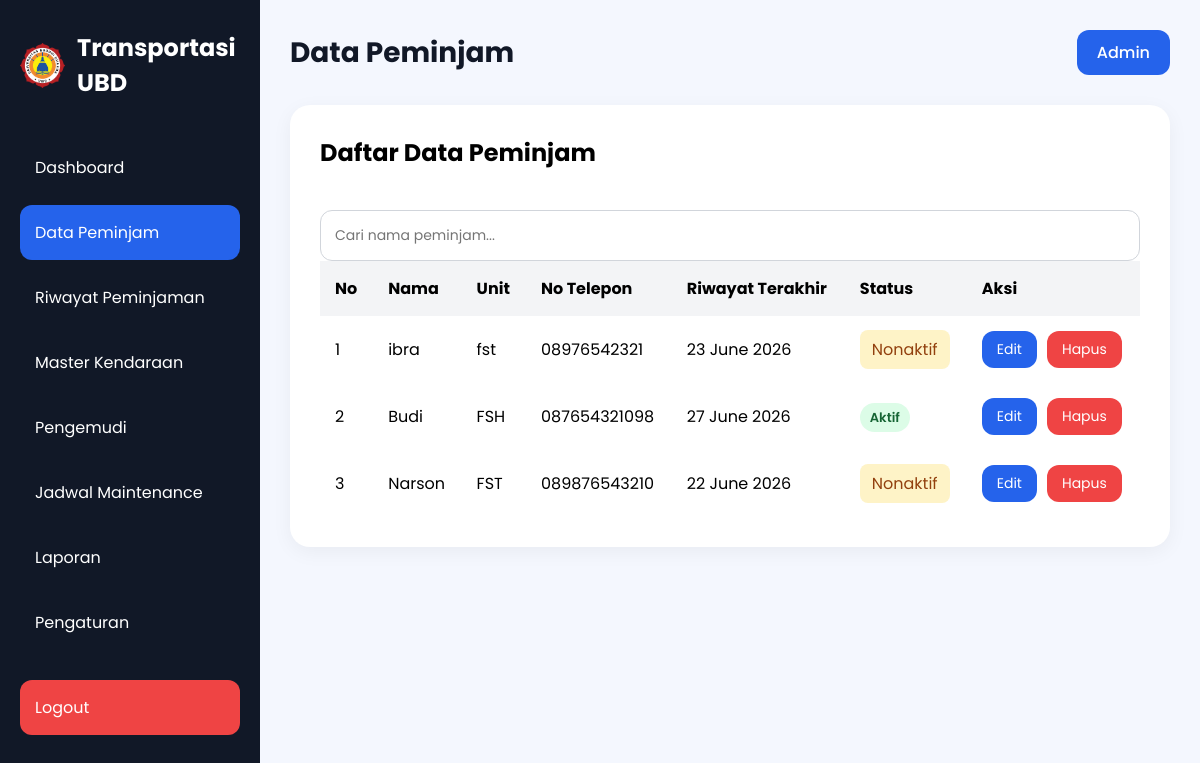
/data-peminjam.php (signed in), run on the app's committed database.
### tables this page shows
CREATE TABLE `data_peminjam` (
  `id` int(11) NOT NULL,
  `nama_peminjam` varchar(100) NOT NULL,
  `unit` varchar(100) NOT NULL,
  `no_telepon` varchar(20) NOT NULL,
  `status` enum('aktif','nonaktif') DEFAULT 'aktif',
  `created_at` timestamp NOT NULL DEFAULT current_timestamp()
);

CREATE TABLE `riwayat` (
  `id` int(11) NOT NULL,
  `nama_peminjam` varchar(100) NOT NULL,
  `kendaraan` varchar(100) NOT NULL,
  `pengemudi` varchar(100) NOT NULL,
  `tanggal_pinjam` date NOT NULL,
  `jam_berangkat` time NOT NULL,
  `tanggal_kembali` date NOT NULL,
  `jam_kembali` time NOT NULL,
  `keperluan` text NOT NULL,
  `tujuan` text NOT NULL,
  `status` enum('disetujui','pending','ditolak') DEFAULT 'pending',
  `created_at` timestamp NOT NULL DEFAULT current_timestamp()
);

### data-peminjam.php (the view, shortened to what this page needs)
<?php
require_once "config/koneksi.php";
$query = mysqli_query($conn, "
    SELECT *
    FROM data_peminjam
    ORDER BY id DESC
");
?>
<!DOCTYPE html>
<html lang="id">
<head>
    <link rel="stylesheet" href="style.css">
</head>
<body>
<div class="container">
    <div class="sidebar">
        <div class="logo">
    <img
        src="logo ubd.png"
        alt="Logo UBD"
        class="logo-img"
    >
    <h2>Transportasi UBD</h2>
</div>
        <ul class="menu">
            <li>
                <a href="index.php">Dashboard</a>
            </li>
            <li class="active">
                <a href="data-peminjam.php">Data Peminjam</a>
            </li>
            <li>
                <a href="riwayat.php">Riwayat Peminjaman</a>
            </li>
            <li>
                <a href="kendaraan.php">Master Kendaraan</a>
            </li>
            <li>
                <a href="pengemudi.php">Pengemudi</a>
            </li>
            <li>
                <a href="jadwal.php">Jadwal Maintenance</a>
            </li>
            <li>
                <a href="laporan.php">Laporan</a>
            </li>
            <li>
                <a href="pengaturan.php">Pengaturan</a>
            </li>
            <li class="logout-menu">
                <a href="proses/logout.php">Logout</a>
            </li>
        </ul>
    </div>
    <div class="main-content">
        <div class="navbar">
            <h1>Data Peminjam</h1>
            <div class="profile">
                <a href="LOGIN.php">Admin</a>
            </div>
        </div>
        <div class="table-container">
            <div style="
                display:flex;
                justify-content:space-between;
                align-items:center;
                margin-bottom:20px;
            ">
                <h2>Daftar Data Peminjam</h2>
            </div>
            <div class="input-group">
                <input
                type="text"
                id="searchInput"
                placeholder="Cari nama peminjam..."
>
        </div>
            <table>
                <thead>
                    <tr>
                        <th>No</th>
                        <th>Nama</th>
                        <th>Unit</th>
                        <th>No Telepon</th>
                        <th>Riwayat Terakhir</th>
                        <th>Status</th>
                        <th>Aksi</th>
                    </tr>
                </thead>
                <tbody id="dataPeminjam">
                    <?php
                    $no = 1;
                    while ($row = mysqli_fetch_assoc($query)) :
                    ?>
                    <?php
                    $nama = $row['nama_peminjam'];
                    $qRiwayat = mysqli_query($conn,"
                        SELECT tanggal_kembali, jam_kembali
                        FROM riwayat
                        WHERE nama_peminjam = '$nama'
                        ORDER BY id DESC
                        LIMIT 1
                    ");
                    $riwayat = mysqli_fetch_assoc($qRiwayat);
                    if($riwayat){
                        $batas_kembali = strtotime(
                            $riwayat['tanggal_kembali'] . ' ' .
                            $riwayat['jam_kembali']
                        );
                        $status = (time() <= $batas_kembali)
                            ? 'aktif'
                            : 'nonaktif';
                    }else{
                        $status = 'nonaktif';
                    }
                    ?>
                    <tr>
                        <td><?= $no++; ?></td>
                        <td><?= $row['nama_peminjam']; ?></td>
                        <td><?= $row['unit']; ?></td>
                        <td><?= $row['no_telepon']; ?></td>
                        <td>
                            <?php if ($riwayat) : ?>
                                <?= date('d F Y', strtotime($riwayat['tanggal_kembali'])) ?>
                            <?php else : ?>
                                -
                            <?php endif; ?>
                        </td>
                        <td>
                            <?php if ($status == 'aktif') : ?>
                                <span class="success">
                                    Aktif
                                </span>
                            <?php else : ?>
                                <span class="pending">
                                    Nonaktif
                                </span>
                            <?php endif; ?>
                        </td>
                        <td>
                            <div class="action-buttons">
                                <button style="
                                    width:auto;
                                    padding:8px 15px;
                                    font-size:14px;
                                    "class = "btn-1 btnEdit"
                                    data-id="<?= $row['id']; ?>"
                                    data-nama="<?= $row['nama_peminjam']; ?>"
                                    data-unit="<?= $row['unit']; ?>"
                                    data-telp="<?= $row['no_telepon']; ?>">
                                    Edit
                                </button>
                                <button
                                    style="
                                        width:auto;
                                        padding:8px 15px;
                                        font-size:14px;
                                        background:#ef4444;"
                                    class="btn-1 btnHapusPeminjam"
                                    data-id="<?= $row['id']; ?>"
                                    data-nama="<?= $row['nama_peminjam']; ?>"
                                >
                                    Hapus
                                </button>
                            </div>
                        </td>
                    </tr>
                    <?php endwhile; ?>
                </tbody>
            </table>
        </div>
    </div>
</div>
</body>
</html>

### style.css (style rules this page uses)
* { margin:0; padding:0; box-sizing:border-box; font-family:'Poppins', sans-serif; }
body { background:#f4f7fe; }
.container { display:flex; }
.sidebar { width:260px; height:100vh; background:#111827; color:white; padding:30px 20px; position:fixed; }
.logo { display:flex; align-items:center; gap:12px; margin-bottom:40px; }
.logo-img { width:45px; height:45px; object-fit:contain; }
.logo h2 { font-size:24px; }
.menu { list-style:none; }
.menu li { padding:15px; margin-bottom:10px; border-radius:12px; cursor:pointer; transition:0.3s; }
.menu .active { background:#2563eb; }
.main-content { margin-left:260px; width:100%; padding:30px; }
.navbar { display:flex; justify-content:space-between; align-items:center; margin-bottom:30px; }
.navbar h1 { font-size:28px; color:#111827; }
.profile { background:#2563eb; padding:10px 20px; border-radius:12px; }
.profile a { color:white; text-decoration:none; font-weight:500; display:block; }
.input-group { display:flex; flex-direction:column; width:100%; min-width:0; }
.input-group input, .input-group textarea, .input-group select { width:100%; max-width:100%; padding:14px; border:1px solid #d1d5db; border-radius:12px; outline:none; font-size:14px; box-sizing:border-box; }
.btn-1 { width:100%; padding:15px; border:none; background:#2563eb; color:white; border-radius:12px; font-size:16px; cursor:pointer; transition:0.3s; }
.table-container { background:white; padding:30px; border-radius:20px; box-shadow:0 5px 20px rgba(0,0,0,0.05); }
.table-container h2 { margin-bottom:20px; }
table { width:100%; border-collapse:collapse; }
table th, table td { padding:15px; text-align:left; }
table th { background:#f3f4f6; }
.success { background:#dcfce7; color:#166534; padding:8px 12px; border-radius:8px; }
.pending { background:#fef3c7; color:#92400e; padding:8px 12px; border-radius:8px; }
.menu li a { text-decoration: none; color: white; display: block; width: 100%; }
.action-buttons { display:flex; flex-direction:row; gap:10px; align-items:center; }
.logout-menu { margin-top:30px; background:#ef4444; border-radius:12px; }
.logout-menu a { color:white; text-decoration:none; display:block; }
.success { background:#dcfce7; color:#166534; padding:5px 10px; border-radius:20px; font-size:13px; font-weight:600; }

### data on the page
data_peminjam: nama_peminjam "ibra", unit "fst", no_telepon "08976542321", riwayat.tanggal_kembali "23 June 2026", shows "Nonaktif"
data_peminjam: nama_peminjam "Budi", unit "FSH", no_telepon "087654321098", riwayat.tanggal_kembali "27 June 2026", shows "Aktif"
data_peminjam: nama_peminjam "Narson", unit "FST", no_telepon "089876543210", riwayat.tanggal_kembali "22 June 2026", shows "Nonaktif"
